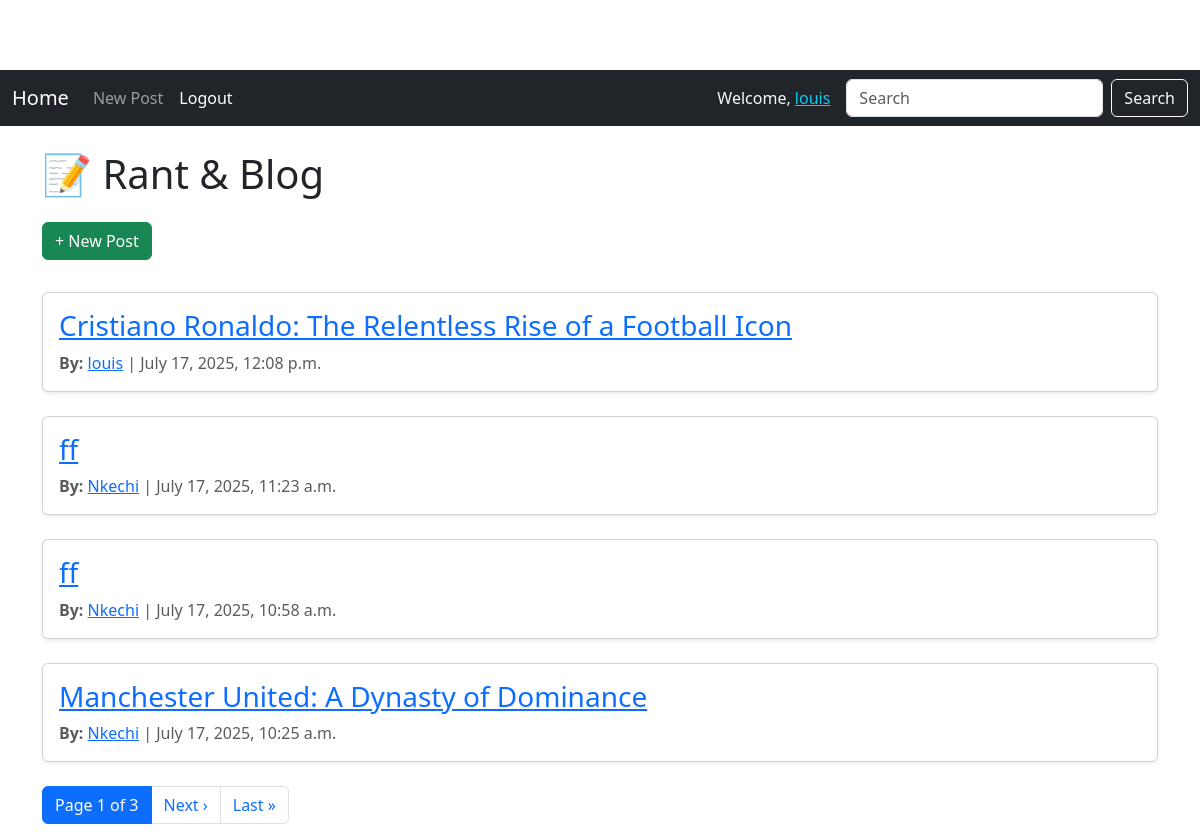
The app's page / (signed in) with its own data.
### blog/models.py (models this page shows, shortened)
class Post(models.Model):
    title = models.CharField(max_length=200)
    body = models.TextField()
    author = models.ForeignKey(User, on_delete=models.CASCADE)
    created_at = models.DateTimeField(auto_now_add=True) #Timestamp when post is created.
    updated_at = models.DateTimeField(auto_now=True) #Updates whenever post is edited.
    image = models.ImageField(upload_to='article_images/', blank=True, null=True)

### blog/views.py (the view)
# urls.py: path('', views.post_list, name='post_list'), #list view
def post_list(request):
    query = request.GET.get('q')
    posts = Post.objects.all()
    if query:
        posts = posts.filter(
            Q(title__icontains=query) | Q(body__icontains=query)
        )
    posts = posts.order_by('-created_at')  # Sort before pagination
    paginator = Paginator(posts, 4)
    page_number = request.GET.get('page')
    page_obj = paginator.get_page(page_number)
    return render(request, 'blog/post_list.html', {'page_obj': page_obj, 'query': query})

### blog/templates/blog/post_list.html (shortened to what this page needs)
{% extends 'blog/base.html' %}
{% block content %}
<h1 class="mb-4">📝 Rant & Blog </h1>
{% if user.is_authenticated %}
    <p>
        <a class="btn btn-success mb-3" href="{% url 'post_create' %}">+ New Post</a>
    </p>
{% else %}
    <p>
        <a href="{% url 'login' %}">Login</a> to create a post.
    </p>
{% endif %}
{% for post in page_obj %}
    <div class="card mb-4 shadow-sm">
        <div class="card-body">
            <h3 class="card-title">
                <a href="{% url 'post_detail' pk=post.pk %}">{{ post.title }}</a>
            </h3>
            <p class="card-text text-muted">
                <strong>By:</strong>
                <a href="{% url 'user_profile' username=post.author.username %}">{{ post.author.username }}</a>
                | {{ post.created_at }}
            </p>
        </div>
    </div>
{% empty %}
    <p class="text-danger">No posts found{{ request.GET.q|yesno:", matching your search." }}</p>
{% endfor %}
<div class="pagination mt-4">
    <nav aria-label="Page navigation">
        <ul class="pagination justify-content-center">
            <li class="page-item active">
                <span class="page-link">
                    Page {{ page_obj.number }} of {{ page_obj.paginator.num_pages }}
                </span>
            </li>
            {% if page_obj.has_next %}
                <li class="page-item">
                    <a class="page-link" href="?{% if request.GET.q %}q={{ request.GET.q }}&{% endif %}page={{ page_obj.next_page_number }}">Next ›</a>
                </li>
                <li class="page-item">
                    <a class="page-link" href="?{% if request.GET.q %}q={{ request.GET.q }}&{% endif %}page={{ page_obj.paginator.num_pages }}">Last »</a>
                </li>
            {% endif %}
        </ul>
    </nav>
</div>
{% endblock %}

### blog/templates/blog/base.html (shortened to what this page needs)
<!DOCTYPE html>
<html lang="en">
<head>
    <link href="https://cdn.jsdelivr.net/npm/bootstrap@5.3.2/dist/css/bootstrap.min.css" rel="stylesheet">
</head>
<body>
    <nav class="navbar navbar-expand-lg navbar-dark bg-dark mb-4 sticky-top">
      <div class="container-fluid">
        <a class="navbar-brand" href="{% url 'post_list' %}">Home</a>
        <div class="collapse navbar-collapse" id="navbarResponsive">
          <ul class="navbar-nav me-auto mb-2 mb-lg-0">
            {% if user.is_authenticated %}
            <li class="nav-item">
              <a class="nav-link" href="{% url 'post_create' %}">New Post</a>
            </li>
            <li class="nav-item">
              <li class="nav-item">
                <form method="post" action="{% url 'logout' %}">
                  <button type="submit" class="btn nav-link text-white border-0 bg-transparent" style="cursor: pointer; padding-top: 8px;">
                    Logout
                  </button>
                </form>
              </li>
            </li>
            {% endif %}
          </ul>
          {% if user.is_authenticated %}
          <span class="navbar-text text-light me-3">
            Welcome, <a class="text-info text-decoration-underline" href="{% url 'user_profile' user.username %}">{{ user.username }}</a>
          </span>
          {% endif %}
          <form method="get" action="{% url 'post_list' %}" class="d-flex" role="search">
            <input class="form-control me-2" type="search" name="q" placeholder="Search" value="{{ request.GET.q }}">
            <button class="btn btn-outline-light" type="submit">Search</button>
          </form>
        </div>
      </div>
    </nav>
    <div class="container">
        {% block content %}{% endblock %}
    </div>
</body>
</html>

### blog/templates/blog/base.html (style rules this page uses)
body { padding-top: 70px; }

### records on screen
Post: title "Cristiano Ronaldo: The Relentless Rise of a Football Icon", author.username "louis", created_at "July 17, 2025, 12:08 p.m."
Post: title "ff", author.username "Nkechi", created_at "July 17, 2025, 11:23 a.m."
Post: title "ff", author.username "Nkechi", created_at "July 17, 2025, 10:58 a.m."
Post: title "Manchester United: A Dynasty of Dominance", author.username "Nkechi", created_at "July 17, 2025, 10:25 a.m."

### other values on screen
{{ user.username }} "louis"
{{ page_obj.number }} "1"
{{ page_obj.paginator.num_pages }} "3"
